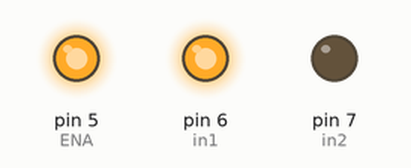
Simulated run of this sketch. Board: Arduino Uno, built with avr-gcc and run on an emulated ATmega328P. On the bench: output pins drawn as LEDs (lit = HIGH).

Above: at 0.1 s.
At 18.1 s:
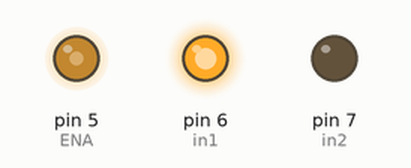
At 39.1 s:
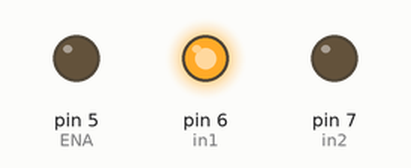
Timing chart, 0 to 40.0 s (numbered marks = the images above):
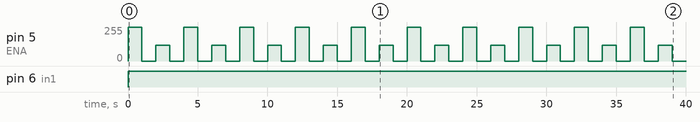

The sketch:

sketch_dec01a.ino
```cpp
 int ENA=5;
 int in1=6;
 int in2=7;
 void setup() {
 pinMode(ENA, OUTPUT);
 pinMode(in1, OUTPUT);
 pinMode(in2, OUTPUT);
}

void loop() {
 digitalWrite(ENA, HIGH);
 digitalWrite(in1, HIGH);
 digitalWrite(in2, LOW);
 delay(1000);
 digitalWrite(ENA, LOW);
 delay(1000);
 analogWrite(ENA, 120);
 delay(1000);
 digitalWrite(ENA, LOW);
 delay(1000);
}
```

Measured:
- by itself, pin 5 (ENA): repeats every 4.0 s: 0/255 1.0 s, 120/255 1.0 s, 0/255 1.0 s, 255/255 1.0 s
- by itself, pin 6 (in1): LOW → HIGH at 0.00 s
